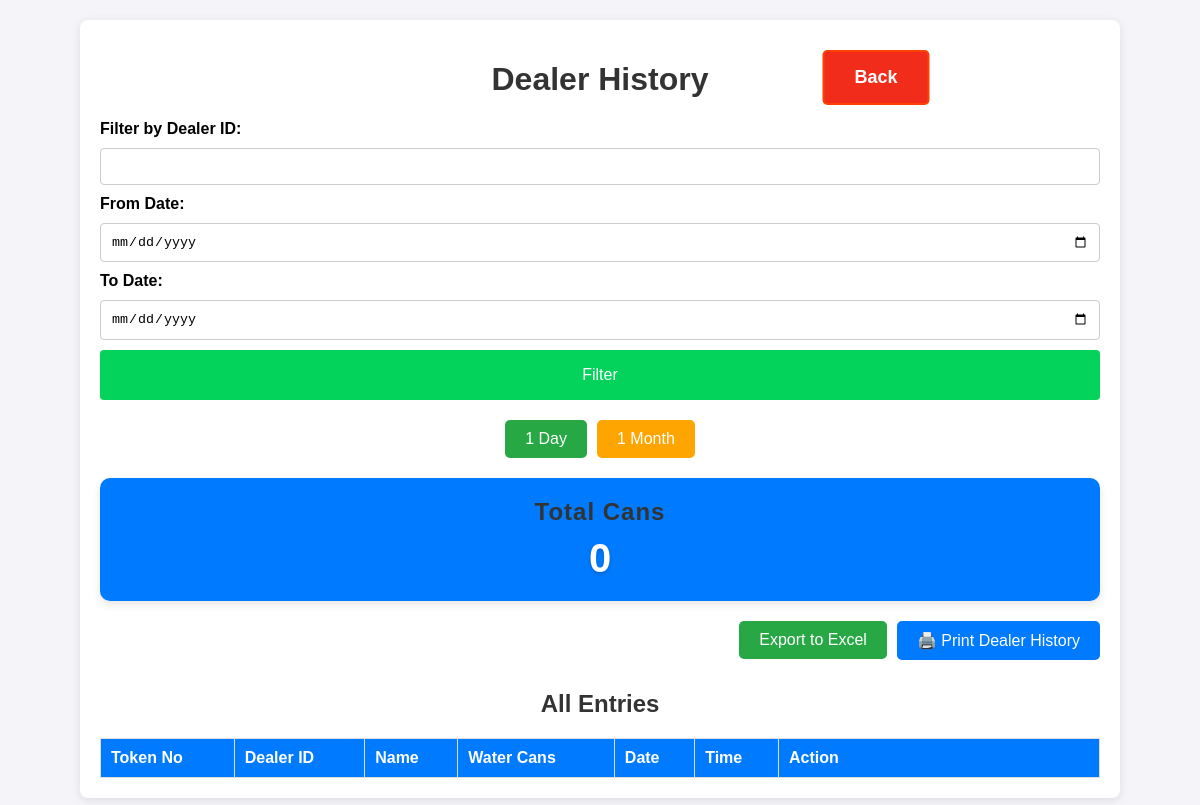
The page /history (signed in) on the database as committed earlier.
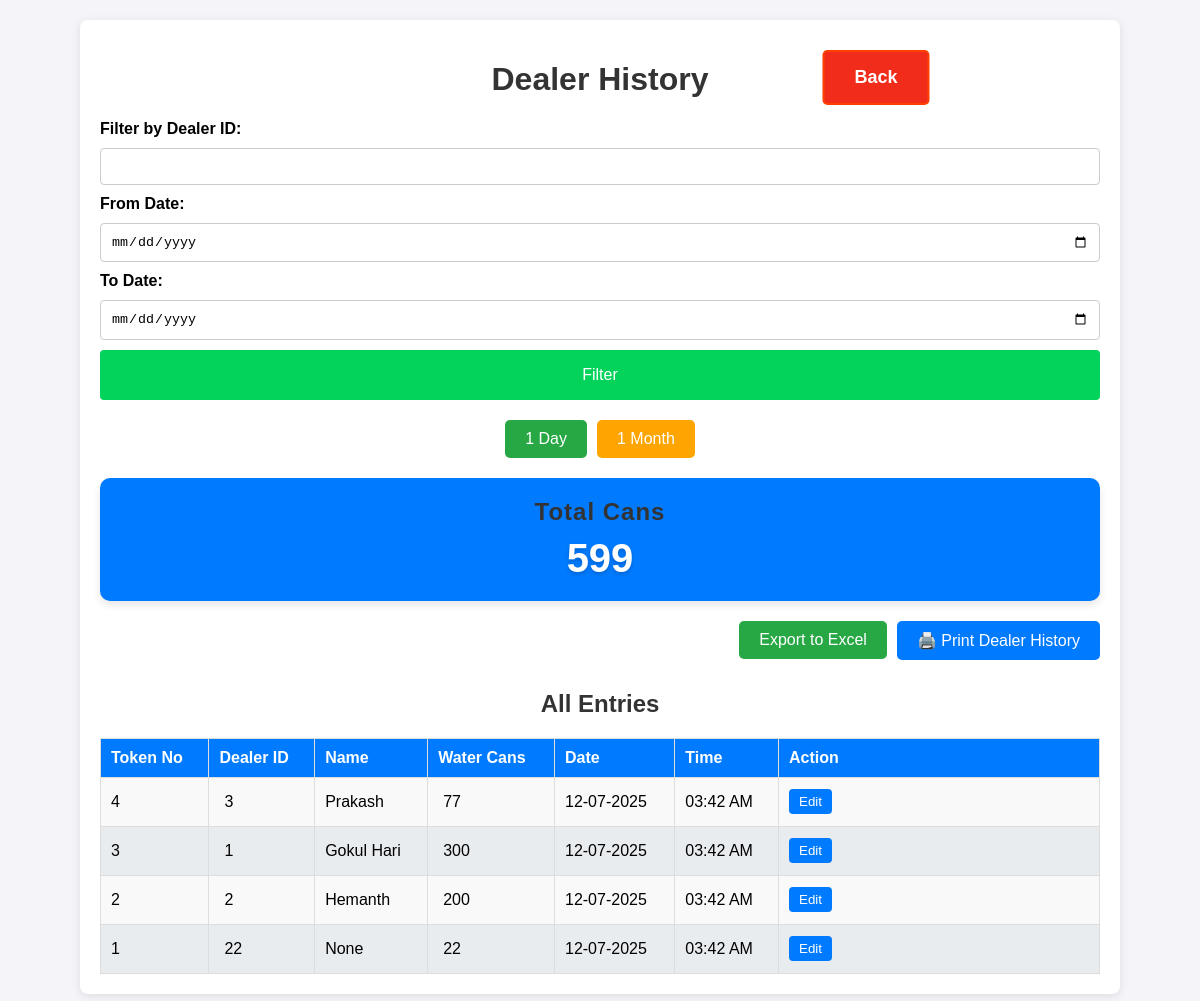
The same page on the database as committed later.
### app.py (models this page shows, shortened)
class Dealer_details(db.Model):
    id = db.Column(db.Integer, primary_key=True)
    dealer_id = db.Column(db.String(100), nullable=False, unique=True)
    name = db.Column(db.String(100), nullable=False)
    mobile = db.Column(db.String(15), nullable=False)
    address = db.Column(db.String(400), nullable=True)
    aadhaar_file = db.Column(db.String(400))  # Path to Aadhaar copy
    photo_file = db.Column(db.String(400))

class Dealer(db.Model):
    id = db.Column(db.Integer, primary_key=True)
    dealer_id = db.Column(db.String(100), nullable=False)
    water_can_count = db.Column(db.Integer, nullable=False)
    timestamp = db.Column(db.DateTime, default=datetime.now)
    token_id = db.Column(db.Integer, nullable=False)  # Daily resetting token ID
    @property
    def formatted_date(self):
        return self.timestamp.strftime("%d-%m-%Y")  # Format the date
    @property
    def formatted_time(self):
        return self.timestamp.strftime("%I:%M %p")  # Format the time in 12-hour format

### app.py (the view)
@app.route('/history', methods=['GET'])
def history(msg=None):
    if 'user' not in session:
        return redirect(url_for("login"))
    filtered_data, filter_type = get_filtered_data(request)
    dealer_id_filter = request.args.get('dealer_id', '')  # Default is an empty string
    date_from = request.args.get('date_from', '')
    date_to = request.args.get('date_to', '')
    total_cans = sum(dealer.water_can_count for dealer, dealer_name in filtered_data)
    return render_template('history.html', data=filtered_data,
                            dealer_id=dealer_id_filter,
                            date_from=date_from,
                            date_to=date_to,
                            total_cans=total_cans,
                            filter_type=filter_type,
                            msg=msg)

### templates/history.html (shortened to what this page needs)
<!DOCTYPE html>
<html lang="en">
<head>
    <link rel="stylesheet" href="/static/styles.css">
</head>
<body>
    <div class="container history_container">
        <h1>Dealer History</h1>
        <form method="GET" class="form">
            <label for="dealer_id">Filter by Dealer ID:</label>
            <input type="text" id="dealer_id" name="dealer_id" value="{{ dealer_id }}">
            <label for="date_from">From Date:</label>
            <input type="date" id="date_from" name="date_from" value="{{ date_from }}">
            <label for="date_to">To Date:</label>
            <input type="date" id="date_to" name="date_to" value="{{ date_to }}">
            <button type="submit" name="filter_button" value="submit" class="btn">Filter</button>
        </form>
        <div class="filter-buttons hide-on-print">
            <a href="/history?filter_type=1-day" class="filter-button {{ 'active' if filter_type == '1-day' else '' }}">1 Day</a>
            <a href="/history?filter_type=1-month" class="filter-button {{ 'active' if filter_type == '1-month' else '' }}">1 Month</a>
        </div>
         <div class="total-cans-card">
            <h2>Total Cans</h2>
            <div class="total-cans-number">{{ total_cans }}</div>
        </div>
        <div class="export-options hide-on-print">
            <form action="/export" method="get">
                <button type="submit" class="export-button">Export to Excel</button>
            </form>
            <div style="text-align: right; margin-bottom: 10px;">
                <button class="print_btn" onclick="window.print()">
                    🖨️ Print Dealer History
                </button>
            </div>
        </div>
        <a href="/" class="back">Back</a>
        <h2>All Entries</h2>
        <table class="history_data">
            <thead>
                <tr>
                    <th>Token No</th>
                    <th>Dealer ID</th>
                    <th>Name</th>
                    <th>Water Cans</th>
                    <th>Date</th>
                    <th>Time</th>
                    <th class="history_action">Action</th>
                </tr>
            </thead>
            <tbody>
                {% for dealer, dealer_name in data %}
                <tr>
                    <td>{{ dealer.token_id }}</td>
                    <td><input type="text" id="dealer_id_{{ dealer.id }}" value="{{ dealer.dealer_id }}" readonly></td>
                    <td>{{ dealer_name }}</td>
                    <td><input type="number" id="water_can_{{ dealer.id }}" value="{{ dealer.water_can_count }}" readonly></td>
                    <td>{{ dealer.formatted_date }}</td>
                    <td>{{ dealer.formatted_time }}</td>
                    <td>
                        <button class="edit" onclick="enableEdit({{ dealer.id }})">Edit</button>
                    </td>
                </tr>
                {% endfor %}
            </tbody>
        </table>
    </div>
</body>
</html>

Rows that differ between the two databases and show on the page:
now on this page (row unchanged): Dealer_details: token_id "4", dealer_id "3", name "Prakash", water_can_count "77", formatted_date "12-07-2025", formatted_time "03:42 AM"
now on this page (row unchanged): Dealer_details: token_id "3", dealer_id "1", name "Gokul Hari", water_can_count "300", formatted_date "12-07-2025", formatted_time "03:42 AM"
now on this page (row unchanged): Dealer_details: token_id "2", dealer_id "2", name "Hemanth", water_can_count "200", formatted_date "12-07-2025", formatted_time "03:42 AM"
added Dealer: token_id "1", dealer_id "22", dealer_name "None", water_can_count "22", formatted_date "12-07-2025", formatted_time "03:42 AM"
Other text that changed with them:
{{ total_cans }}: "0" → "599"
